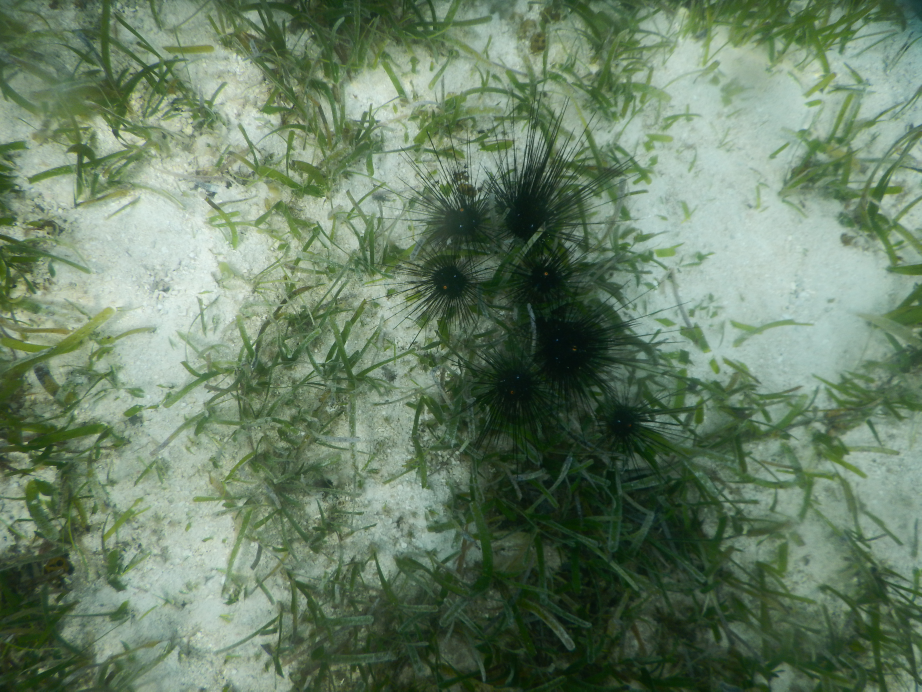
#> input picture uploads/DSCN9000.JPG, 4608 x 3456 px (shown at 1/5 size)
$ python -i model_pipeline.py   (imports and definitions only)
#> lines starting #> are read from the running program, lines starting #| are printed output that depends on the picture; after the words box and inside, x2 and y2 are one past the last pixel; in counts of white or black regions, pixels touching at a corner belong together
import cv2
import numpy as np
import json
import os
from PIL import Image
from io import BytesIO
import base64

# Load config
def _load_config():
    path = "config.json"
    default = {"quadrat_area_m2": 0.25, "carbon_density_g_per_m2": 100.0}
    if not os.path.exists(path):
        return default
    try:
        with open(path, "r") as f:
#> (reads config.json from the repository)
#> in analyze_image, img is the input picture: shape (3456, 4608, 3); mean B, G, R 102.4, 127, 105.1
            cfg = json.load(f)
        return {**default, **cfg}
    except Exception:
        return default

def _resize_max(img, max_side=1280):
#> called with max_side = 1280
    h, w = img.shape[:2]
#> h = 3456; w = 4608
    scale = min(1.0, max_side / max(h, w))
#> scale = 0.278
    if scale < 1.0:
        img = cv2.resize(img, (int(w*scale), int(h*scale)), interpolation=cv2.INTER_AREA)
#> img: shape (960, 1280, 3)
    return img

def _morph_cleanup(mask, open_k=5, close_k=7):
    open_k = max(1, int(open_k))
    close_k = max(1, int(close_k))
    k1 = cv2.getStructuringElement(cv2.MORPH_ELLIPSE, (open_k, open_k))
    k2 = cv2.getStructuringElement(cv2.MORPH_ELLIPSE, (close_k, close_k))
    m = cv2.morphologyEx(mask, cv2.MORPH_OPEN, k1)
    m = cv2.morphologyEx(m, cv2.MORPH_CLOSE, k2)
    return m

def _suppress_glints(img_bgr):
    # Reduce specular highlights using simple min filter in HSV V channel
    hsv = cv2.cvtColor(img_bgr, cv2.COLOR_BGR2HSV)
#> hsv: shape (960, 1280, 3); mean H, S, V 59.3, 70.4, 127
    h, s, v = cv2.split(hsv)
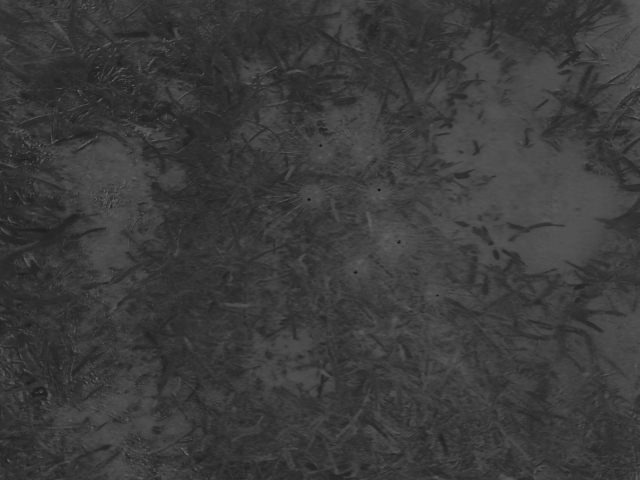
#> h: shape (960, 1280) (shown at 1/2 size); min 13, max 165, mean 59.3
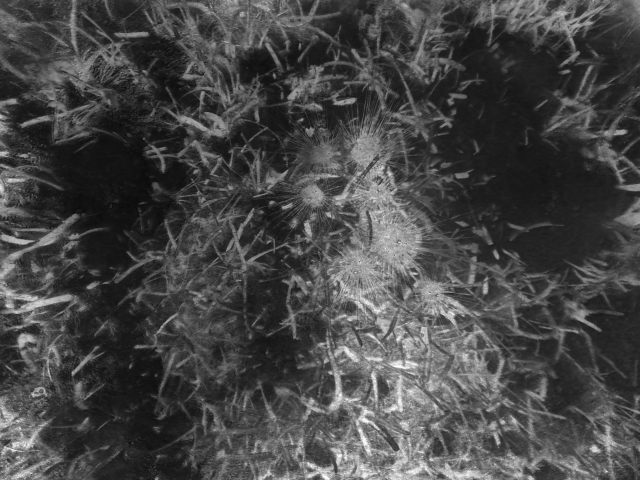
#> s: shape (960, 1280) (shown at 1/2 size); min 6, max 255, mean 70.4
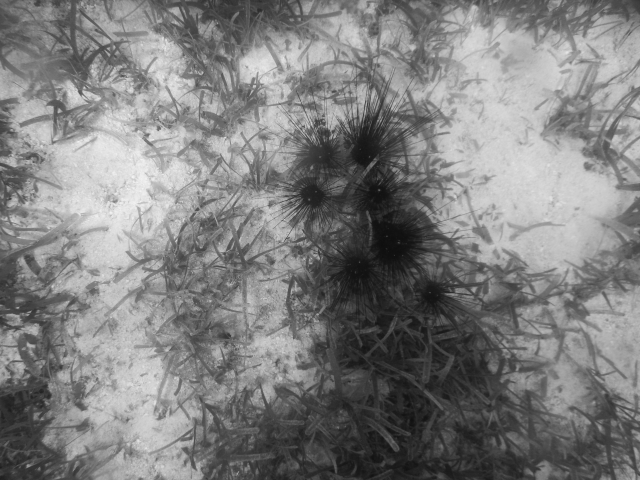
#> v: shape (960, 1280) (shown at 1/2 size); min 13, max 248, mean 127
    v_blur = cv2.medianBlur(v, 5)
    v = cv2.min(v, v_blur)
    hsv2 = cv2.merge([h, s, v])
#> hsv2: shape (960, 1280, 3); mean H, S, V 59.3, 70.4, 125.1
    return cv2.cvtColor(hsv2, cv2.COLOR_HSV2BGR)

def _overlay(image_bgr, mask, color=(0,255,0), alpha=0.45):
    overlay = image_bgr.copy()
    colored = np.zeros_like(image_bgr)
    colored[:] = color
    overlay = np.where(mask[...,None]>0, (alpha*colored + (1-alpha)*overlay).astype(np.uint8), overlay)
    return overlay

def _to_b64(image_bgr):
    # Convert BGR to RGB for PIL
    image_rgb = cv2.cvtColor(image_bgr, cv2.COLOR_BGR2RGB)
    pil = Image.fromarray(image_rgb)
    buf = BytesIO()
    pil.save(buf, format="PNG")
    b64 = base64.b64encode(buf.getvalue()).decode('utf-8')
    return b64

def analyze_image(image_path, out_dir="outputs"):
    cfg = _load_config()
    img = cv2.imread(image_path)
    if img is None:
        raise ValueError("Cannot read image")
    img = _resize_max(img, 1280)

    # Optional highlight suppression
    img = _suppress_glints(img)

    hsv = cv2.cvtColor(img, cv2.COLOR_BGR2HSV)
#> hsv: shape (960, 1280, 3); mean H, S, V 59.4, 71.7, 125.1

    # Seagrass mask (greenish, enough saturation and brightness)
    lower_green = np.array([35, 50, 35], dtype=np.uint8)
    upper_green = np.array([95, 255, 255], dtype=np.uint8)
    mask_seagrass = cv2.inRange(hsv, lower_green, upper_green)
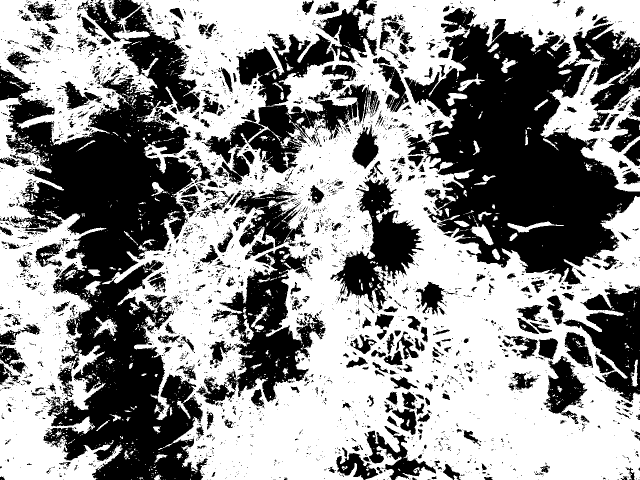
#> mask_seagrass: shape (960, 1280) (shown at 1/2 size); 56.4% white; 3443 black regions (2958 under 20 px), largest, box (x1, y1, x2, y2) and area: (0, 0, 416, 960) 174399, (808, 16, 1280, 569) 142400, (403, 67, 714, 347) 28892

    # White sand mask (low saturation, high value)
    lower_white = np.array([0, 0, 185], dtype=np.uint8)
    upper_white = np.array([180, 60, 255], dtype=np.uint8)
    mask_white = cv2.inRange(hsv, lower_white, upper_white)
#> mask_white: shape (960, 1280); 16.8% white; 365 white regions (197 under 20 px), largest, box (x1, y1, x2, y2) and area: (874, 49, 1238, 543) 86239, (44, 188, 392, 578) 53941, (174, 598, 375, 905) 18966

    # Morphological cleanup
    mask_seagrass = _morph_cleanup(mask_seagrass, open_k=5, close_k=7)
#> in _morph_cleanup, `m = cv2.morphologyEx(mask, cv2.MORPH_OPEN, k1)`: m: shape (960, 1280); 52.1% white; 1557 black regions (1262 under 20 px), largest, box (x1, y1, x2, y2) and area: (0, 0, 622, 960) 212931, (807, 14, 1280, 579) 152021, (403, 0, 761, 370) 48589
#> in _morph_cleanup, `m = cv2.morphologyEx(m, cv2.MORPH_CLOSE, k2)`: m: shape (960, 1280); 55.1% white; 236 black regions, largest, box (x1, y1, x2, y2) and area: (0, 0, 413, 960) 191519, (809, 16, 1280, 579) 133423, (410, 0, 759, 370) 43994
    mask_white = _morph_cleanup(mask_white, open_k=3, close_k=5)
#> in _morph_cleanup (call 2), `m = cv2.morphologyEx(mask, cv2.MORPH_OPEN, k1)`: m: shape (960, 1280); 16.5% white; 312 white regions (142 under 20 px), largest, box (x1, y1, x2, y2) and area: (874, 49, 1238, 543) 85845, (44, 188, 392, 577) 53218, (175, 598, 370, 905) 17931
#> in _morph_cleanup (call 2), `m = cv2.morphologyEx(m, cv2.MORPH_CLOSE, k2)`: m: shape (960, 1280); 17.4% white; 211 white regions (86 under 20 px), largest, box (x1, y1, x2, y2) and area: (874, 45, 1238, 543) 88984, (44, 188, 392, 578) 56177, (175, 598, 375, 905) 20291

    # Remove overlaps (if any): prefer seagrass label
    overlap = cv2.bitwise_and(mask_seagrass, mask_white)
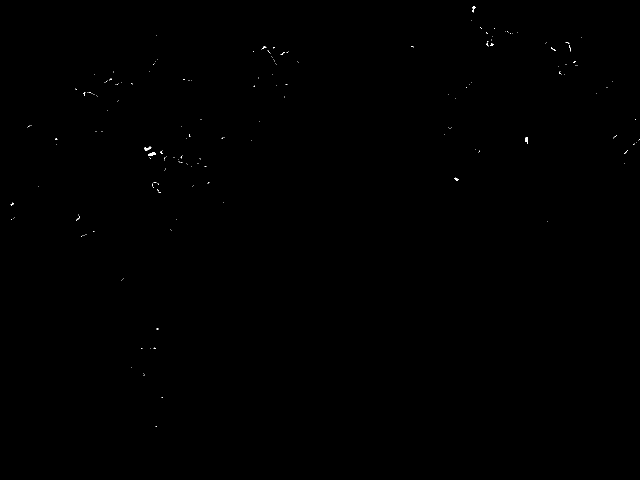
#> overlap: shape (960, 1280) (shown at 1/2 size); 0.07% white in thin lines or dots, all inside (x1, y1, x2, y2) = (21, 12, 1280, 854)
    mask_white = cv2.bitwise_and(mask_white, cv2.bitwise_not(overlap))
#> mask_white: shape (960, 1280); 17.3% white; 208 white regions (85 under 20 px), largest, box (x1, y1, x2, y2) and area: (874, 45, 1238, 543) 88747, (44, 188, 392, 578) 55945, (175, 598, 375, 905) 20272

    total_pixels = img.shape[0]*img.shape[1]
#> total_pixels = 1228800
    seagrass_area = int(np.count_nonzero(mask_seagrass))
#> seagrass_area = 677587
    white_area = int(np.count_nonzero(mask_white))
#> white_area = 212788

    seagrass_pct = 100.0 * seagrass_area / total_pixels
#> seagrass_pct = 55.14
    white_pct = 100.0 * white_area / total_pixels
#> white_pct = 17.32

    # Blue carbon estimate (placeholder model):
    # grams C = (seagrass_cover_fraction) * quadrat_area_m2 * carbon_density_g_per_m2
    seagrass_cover_fraction = seagrass_pct / 100.0
#> seagrass_cover_fraction = 0.551
    blue_carbon_g = seagrass_cover_fraction * cfg["quadrat_area_m2"] * cfg["carbon_density_g_per_m2"]
#> blue_carbon_g = 13.79

    # Overlays
    overlay_sea = _overlay(img, mask_seagrass, color=(0,255,120), alpha=0.45)
#> in _overlay, `overlay = np.where(mask[...,None]>0, (alpha*colored + (1-alpha)*overla..`:
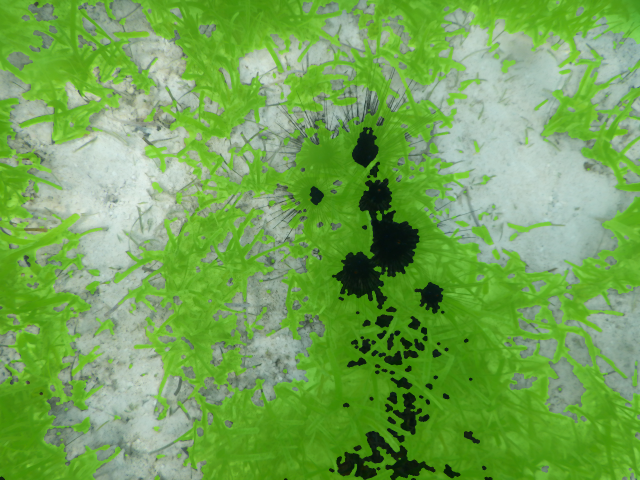
#> overlay: shape (960, 1280, 3) (shown at 1/2 size); mean B, G, R 84.3, 164.7, 114.9
    overlay_wh = _overlay(img, mask_white, color=(255,255,255), alpha=0.35)
#> call 2 of _overlay, with color = (255, 255, 255), alpha = 0.35
#> in _overlay (call 2), `overlay = np.where(mask[...,None]>0, (alpha*colored + (1-alpha)*overla..`:
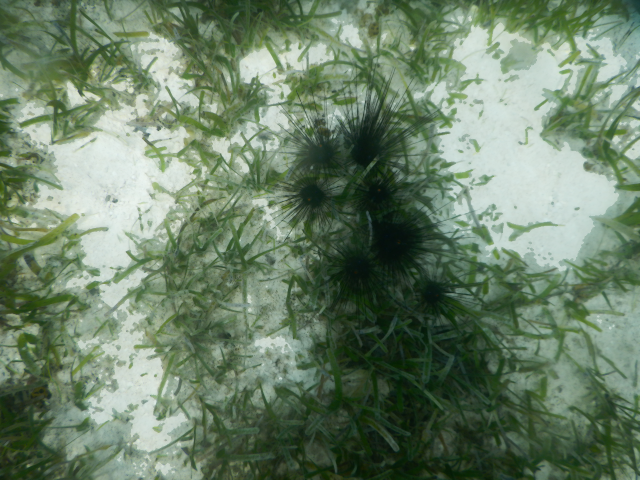
#> overlay: shape (960, 1280, 3) (shown at 1/2 size); mean B, G, R 104.5, 128.3, 107.5

    # Export to base64 (for UI)
    overlay_sea_b64 = _to_b64(overlay_sea)
    overlay_wh_b64 = _to_b64(overlay_wh)

    return {
        "seagrass_pct": round(seagrass_pct, 2),
        "white_pct": round(white_pct, 2),
        "blue_carbon_g": float(blue_carbon_g),
        "overlay_seagrass_b64": overlay_sea_b64,
        "overlay_white_b64": overlay_wh_b64
    }

>>> result = analyze_image('uploads/DSCN9000.JPG')
#> result = 5 items
